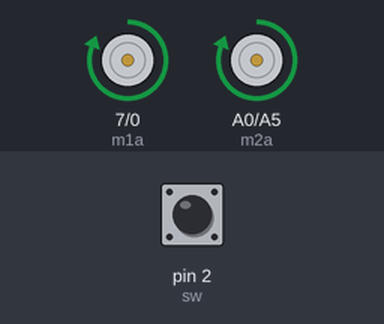
The sketch below on a simulated Arduino Uno, built with avr-gcc and run on an emulated ATmega328P. On the bench: motor-driver pin pairs drawn as motors (green arrow = first pin HIGH = forward, orange = second pin HIGH = backward, longer = more drive). The inputs (shaded band) are chosen by the test bench; at power-on: pin 2 (sw) HIGH.

Above: at 1.2 s.
1.3 s: pin 2 (sw) pulled LOW for 0.15 s
At 1.37 s:
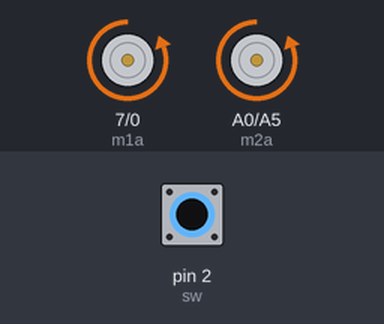
2.9 s: pin 2 (sw) pulled LOW for 3.2 s
At 6.4 s:
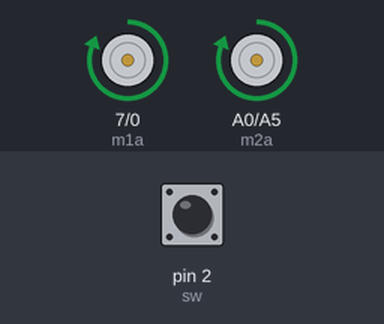
Timing chart, 0 to 7.9 s (numbered marks = the images above; inputs shaded):
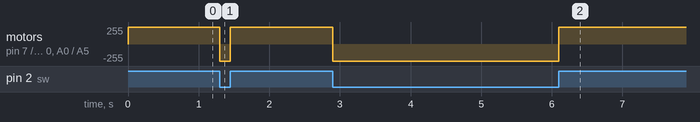

The sketch:

switch1.ino
```cpp
int m1a=7;
int m1b=0;
int m2a=A0;
int m2b=A5;
#define sw 2


void setup()
{
pinMode(m1a,OUTPUT);
pinMode(m1b,OUTPUT);
pinMode(m2a,OUTPUT);
pinMode(m2b,OUTPUT);
pinMode(sw,INPUT);

}
void loop()
{
 if(digitalRead(sw)==LOW)
{
  digitalWrite(m1a,LOW);
digitalWrite(m1b,HIGH);
digitalWrite(m2a,LOW);
digitalWrite(m2b,HIGH);

}
else if(digitalRead(sw)==HIGH)
{
digitalWrite(m1a,HIGH);
digitalWrite(m1b,LOW);
digitalWrite(m2a,HIGH);
digitalWrite(m2b,LOW);


}}
```

Measured:
- after the input at 1.3 s, motor on pin 7 (m1a) / pin 0 (m1b), motor on A0 (m2a) / A5 (m2b): forward 255/255 → backward 255/255 at once, → forward 255/255 0.15 s later
- after the input at 2.9 s, motor on pin 7 (m1a) / pin 0 (m1b), motor on A0 (m2a) / A5 (m2b): forward 255/255 → backward 255/255 at once, → forward 255/255 3.2 s later
